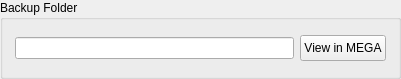
<?xml version="1.0" encoding="UTF-8"?>
<ui version="4.0">
 <class>OpenBackupsFolder</class>
 <widget class="QWidget" name="OpenBackupsFolder">
  <property name="geometry">
   <rect>
    <x>0</x>
    <y>0</y>
    <width>401</width>
    <height>79</height>
   </rect>
  </property>
  <property name="windowTitle">
   <string/>
  </property>
  <layout class="QVBoxLayout" name="verticalLayout">
   <property name="spacing">
    <number>0</number>
   </property>
   <property name="leftMargin">
    <number>0</number>
   </property>
   <property name="topMargin">
    <number>0</number>
   </property>
   <property name="rightMargin">
    <number>0</number>
   </property>
   <property name="bottomMargin">
    <number>0</number>
   </property>
   <item>
    <widget class="QGroupBox" name="groupBox_3">
     <property name="minimumSize">
      <size>
       <width>0</width>
       <height>70</height>
      </size>
     </property>
     <property name="maximumSize">
      <size>
       <width>16777215</width>
       <height>150</height>
      </size>
     </property>
     <property name="title">
      <string>Backup Folder</string>
     </property>
     <property name="type" stdset="0">
      <string notr="true">mega</string>
     </property>
     <layout class="QHBoxLayout" name="horizontalLayout">
      <property name="leftMargin">
       <number>12</number>
      </property>
      <property name="topMargin">
       <number>12</number>
      </property>
      <property name="rightMargin">
       <number>12</number>
      </property>
      <property name="bottomMargin">
       <number>12</number>
      </property>
      <item>
       <widget class="QLineEdit" name="lBackupFolder">
        <property name="minimumSize">
         <size>
          <width>234</width>
          <height>0</height>
         </size>
        </property>
        <property name="text">
         <string notr="true"/>
        </property>
        <property name="readOnly">
         <bool>true</bool>
        </property>
        <property name="type" stdset="0">
         <string notr="true">mega</string>
        </property>
       </widget>
      </item>
      <item>
       <widget class="QPushButton" name="bOpenBackupFolder">
        <property name="minimumSize">
         <size>
          <width>0</width>
          <height>26</height>
         </size>
        </property>
        <property name="maximumSize">
         <size>
          <width>16777215</width>
          <height>26</height>
         </size>
        </property>
        <property name="cursor">
         <cursorShape>PointingHandCursor</cursorShape>
        </property>
        <property name="text">
         <string>View in MEGA</string>
        </property>
        <property name="default">
         <bool>false</bool>
        </property>
        <property name="type" stdset="0">
         <string notr="true">outline</string>
        </property>
        <property name="dimension" stdset="0">
         <string notr="true">small</string>
        </property>
       </widget>
      </item>
     </layout>
    </widget>
   </item>
  </layout>
 </widget>
 <resources/>
 <connections/>
</ui>
